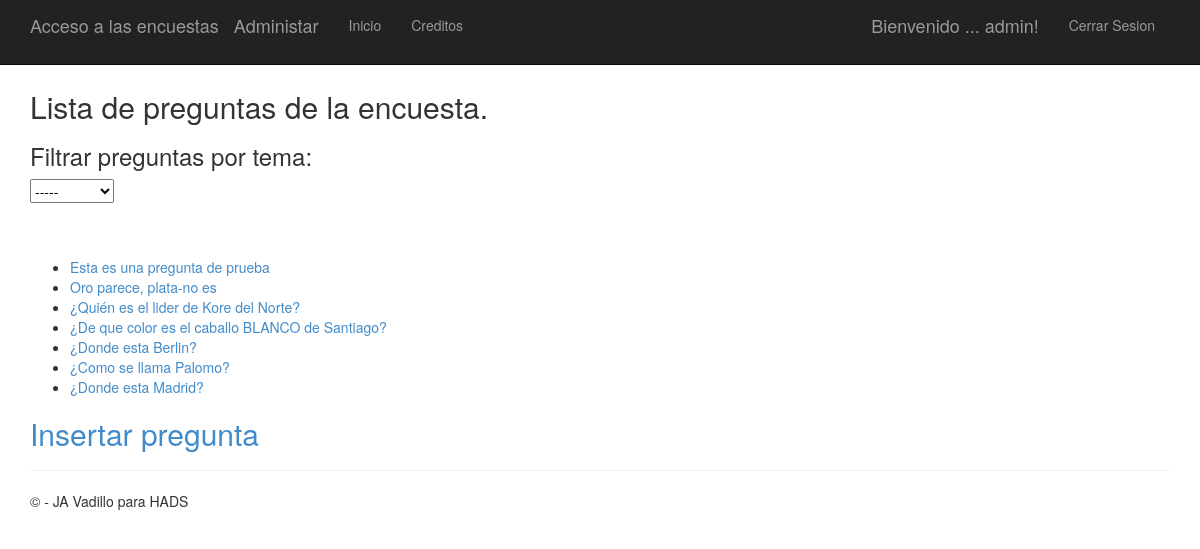
The page /polls/ (signed in) on the database its author committed.
### app/models.py (models this page shows)
class QuestionQuiz(models.Model):
    question_text = models.CharField(max_length=200)
    question_theme = models.CharField(default='',max_length=200)
    pub_date = models.DateTimeField('date published')

### app/views.py (the view)
# urls.py: url(r'^polls/', app.views.index, name='index'),
def index(request):
     if request.method == "POST":
         selected_theme = request.POST['mythemes']
         if selected_theme == "":
             latest_question_list = QuestionQuiz.objects.order_by('-pub_date')
         else:
            latest_question_list = QuestionQuiz.objects.order_by('-pub_date').filter(question_theme=selected_theme)
         template = loader.get_template('polls/index.html')
         themes = QuestionQuiz.objects.values('question_theme').distinct()
         context = {
                'title':'Lista de preguntas de la encuesta',
                'latest_question_list': latest_question_list,
                'themes' : themes,
                'mytheme' : selected_theme,
                }
     else:
         latest_question_list = QuestionQuiz.objects.order_by('-pub_date')
         template = loader.get_template('polls/index.html')
         themes = QuestionQuiz.objects.values('question_theme').distinct()
         context = {
                'title':'Lista de preguntas de la encuesta',
                'latest_question_list': latest_question_list,
                'themes' : themes,
                }
     return render(request, 'polls/index.html', context)

### app/templates/polls/index.html (shortened to what this page needs)
﻿{% extends "app/layout.html" %}
{% block content %}
<h2>{{ title }}.</h2>
{% if themes %}
<h3>Filtrar preguntas por tema:</h3>
<form action="{% url 'index' %}" method="post">{% csrf_token %}
    <select onchange="this.form.submit()" name="mythemes" id="mythemes">
        <option value="">-----</option>
    </select>
</form>
<br/><br/>
{% endif %}
{% if latest_question_list %}
    <ul>
    {% for question in latest_question_list %}
        <li><a href="{% url 'detail' question.id %}">{{ question.question_text }}</a></li>
    {% endfor %}
    </ul>
{% else %}
    <p>No polls are available.</p>
{% endif %}
{% if request.user.is_authenticated %}
<a href="{% url 'add' %}"><h2>Insertar pregunta</h2></a>
{% endif %}
{% endblock %}

### app/templates/app/loginpartial.html (shortened to what this page needs)
{% if user.is_authenticated %}
<form id="logoutForm" action="/logout" method="post" class="navbar-right">
    <ul class="nav navbar-nav navbar-right">
        <li><span class="navbar-brand">Bienvenido ... {{ user.username }}!</span></li>
        <li><a href="javascript:document.getElementById('logoutForm').submit()">Cerrar Sesion</a></li>
    </ul>
</form>
{% else %}
<ul class="nav navbar-nav navbar-right">
    <li><a href="{% url 'login' %}">Iniciar Sesion</a></li>
</ul>
{% endif %}

### app/static/app/content/site.css (style rules this page uses)
body { padding-top: 50px; padding-bottom: 20px; }
input, select, textarea { max-width: 280px; }

### rows shown on the page
QuestionQuiz: question_text "Esta es una pregunta de prueba"
QuestionQuiz: question_text "Oro parece, plata-no es"
QuestionQuiz: question_text "¿Quién es el lider de Kore del Norte?"
QuestionQuiz: question_text "¿De que color es el caballo BLANCO de Santiago?"
QuestionQuiz: question_text "¿Donde esta Berlin?"
QuestionQuiz: question_text "¿Como se llama Palomo?"
QuestionQuiz: question_text "¿Donde esta Madrid?"

### other values the page prints
{{ user.username }} "admin"
{{ title }} "Lista de preguntas de la encuesta"
